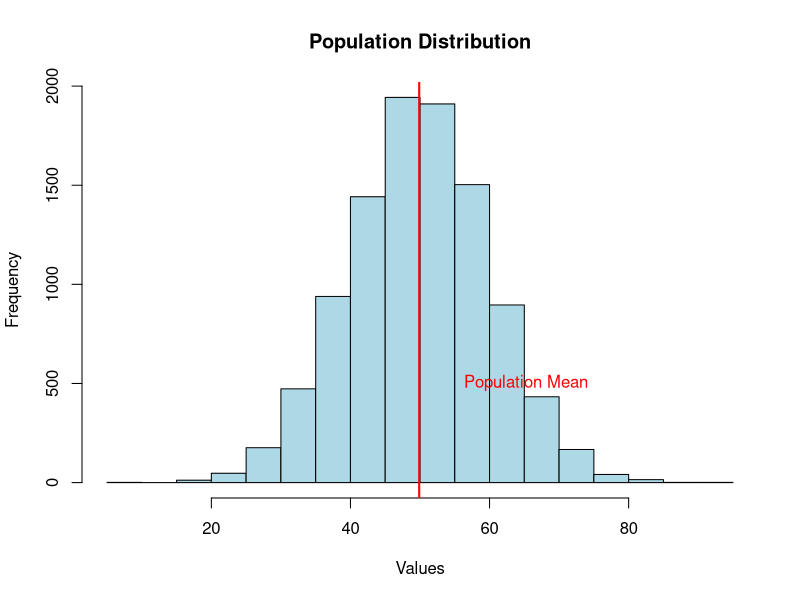
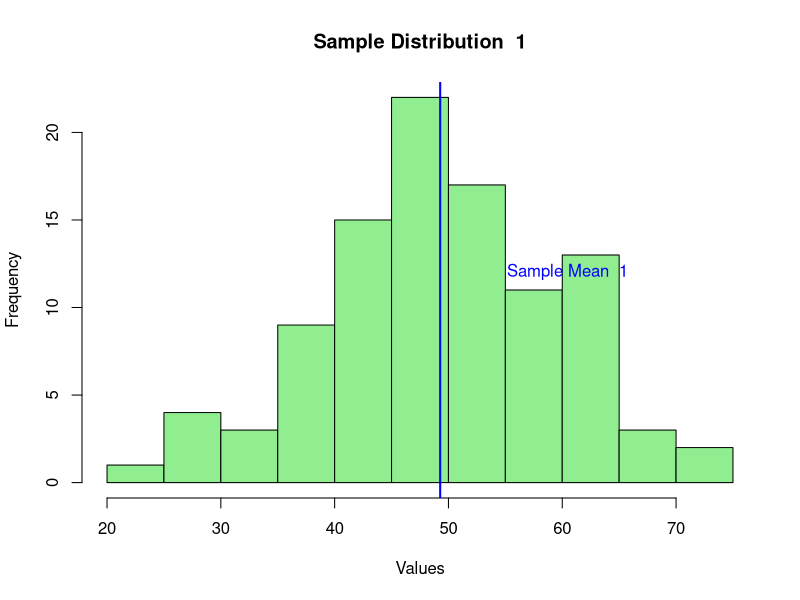
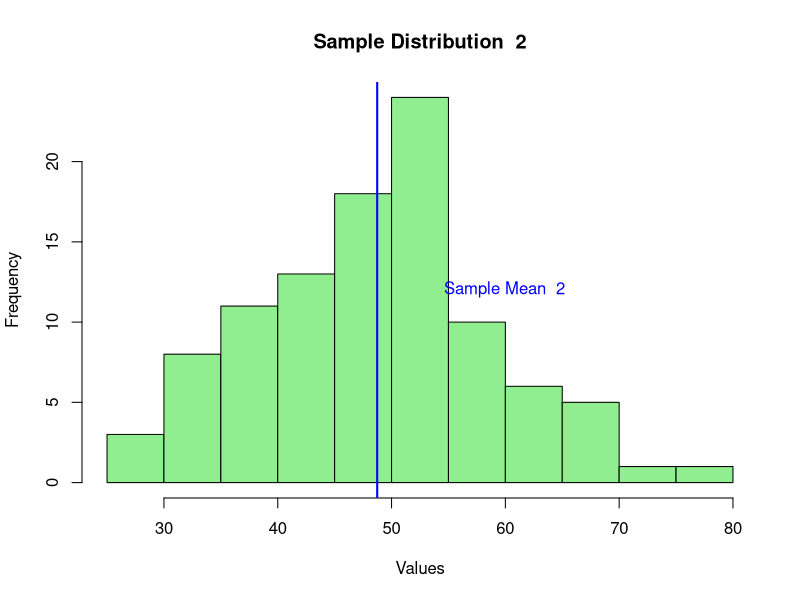
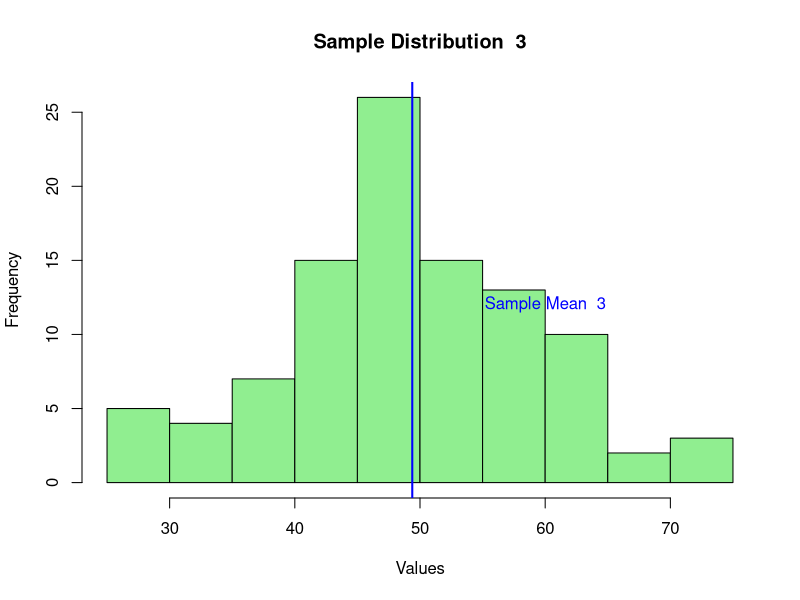
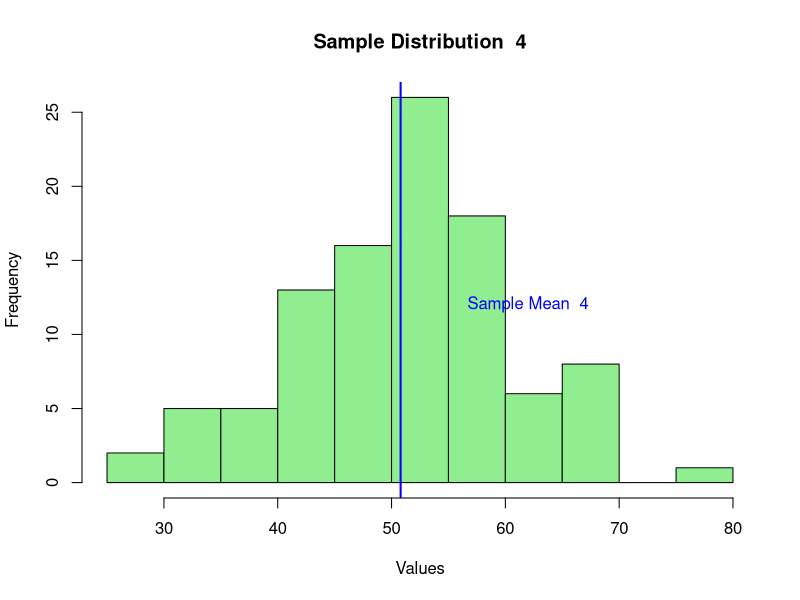
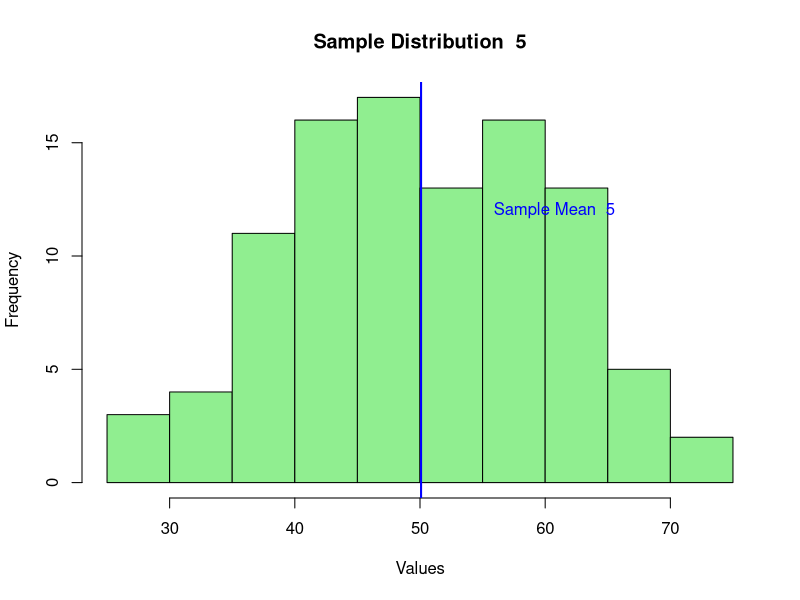
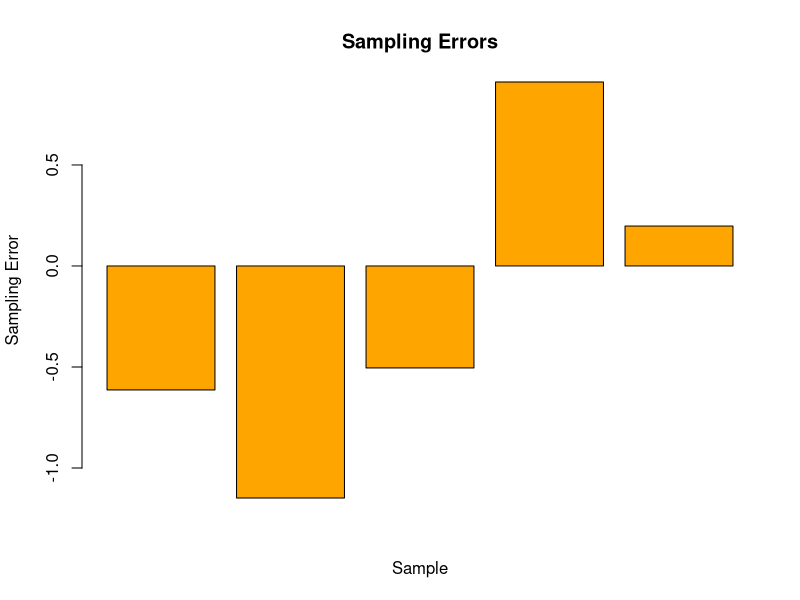

Generate these figures, in order, with R:
# Set a seed for reproducibility
set.seed(42)

# Generate a population with a normal distribution
population <- rnorm(10000, mean = 50, sd = 10)

# Plot the population distribution
hist(population, main = "Population Distribution", xlab = "Values", col = "lightblue", border = "black")

# Add a vertical line at the population mean
abline(v = mean(population), col = "red", lwd = 2)

# Add text to label the mean
text(mean(population) + 5, 500, "Population Mean", col = "red", pos = 4)

# Simulate the sampling process
sample_size <- 100
num_samples <- 5

sampling_errors <- numeric(num_samples)

for (i in 1:num_samples) {
  # Take a random sample from the population
  sample_data <- sample(population, sample_size)
  
  # Plot each sample distribution
  hist(sample_data, main = paste("Sample Distribution ", i), xlab = "Values", col = "lightgreen", border = "black")
  
  # Add a vertical line at the sample mean
  abline(v = mean(sample_data), col = "blue", lwd = 2)
  
  # Add text to label the mean
  text(mean(sample_data) + 5, 12, paste("Sample Mean ", i), col = "blue", pos = 4)
  
  # Calculate and store the sampling error
  sampling_errors[i] <- mean(sample_data) - mean(population)
}

# Display sampling errors
cat("Sampling Errors:", sampling_errors, "\n")

# Plot sampling errors
barplot(sampling_errors, main = "Sampling Errors", xlab = "Sample", ylab = "Sampling Error", col = "orange")
